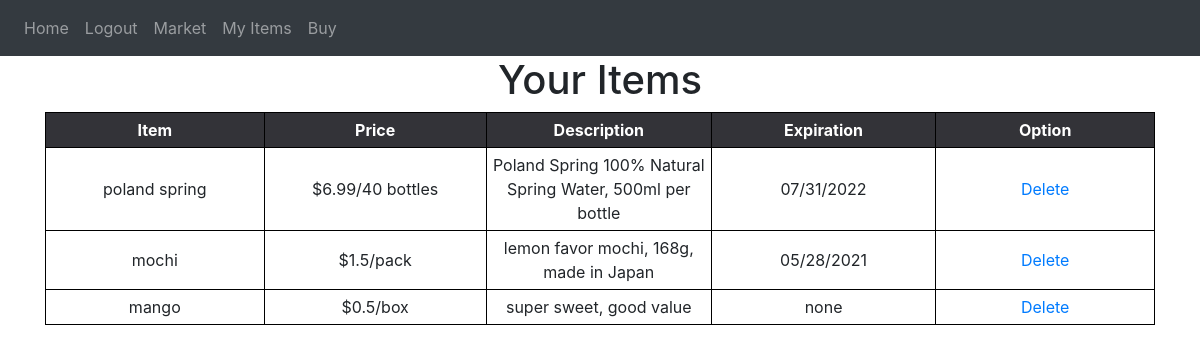
Screenshot of /items (signed in) with the database file from the repository.
### website/models.py (models this page shows)
class Item(db.Model):
    id = db.Column(db.Integer, primary_key=True)
    food = db.Column(db.String(100))
    price = db.Column(db.String(30))
    description = db.Column(db.String(600))
    expiration = db.Column(db.String(30))
    user_name = db.Column(db.String(100), db.ForeignKey('user.user_name'))

### website/views.py (the view, shortened to what this page needs)
@views.route('/items', methods=['GET', 'POST'])
@login_required
def items():
    result = db.session.execute(
        'SELECT I.id, I.food, I.price, I.description, I.expiration, U.user_name, U.address, U.zipcode, U.phone, L.town, L.state FROM Location AS L JOIN User AS U JOIN Item AS I WHERE U.zipcode = L.zipcode AND I.user_name = U.user_name')
    my_stuff = Item.query.filter_by(user_name=current_user.user_name)
    return render_template("items.html", user=current_user, seller=result, my_stuff=my_stuff)

### website/__init__.py (called while the page is built)
def create_app():
    app = Flask(__name__)
    app.config['SECRET_KEY'] = 'slkdjfdkjfh'
    app.config['SQLALCHEMY_DATABASE_URI'] = f'sqlite:///{DB_NAME}'
    db.init_app(app)
    from .views import views
    from .auth import auth
    app.register_blueprint(views, url_prefix='/')
    app.register_blueprint(auth, url_prefix='/')
    from .models import User, Item, Buyer, Seller, Cart, Location
    create_database(app)
    login_manager = LoginManager()
    login_manager.login_view = 'auth.login'
    login_manager.init_app(app)
    @login_manager.user_loader
    def load_user(id): #okay, we do it by username, right, since we can search both tables
        return User.query.get(int(id))  # look for user based on id
    return app

### website/templates/items.html (shortened to what this page needs)
{% extends "base.html" %}
{% block content %}
<div class="myitems">
    <h1 style="text-align: center">Your Items</h1>
    <table>
        <tr>
            <th>Item</th>
            <th>Price</th>
            <th>Description</th>
            <th>Expiration</th>
            <th>Option</th>
        </tr>
        {% for stuff in my_stuff %}
        <tr>
            <td>{{ stuff.food  }}</td>
            <td>{{ stuff.price  }}</td>
            <td>{{ stuff.description }}</td>
            <td>{{ stuff.expiration }}</td>
            <td>
                <a href="/delete/{{stuff.id}}">Delete</a>
            </td>
        </tr>
        {% endfor %}
    </table>
</div>
{% endblock %}

### website/static/lgin.css (style rules this page uses)
* { margin: 0; padding: 0; }
body { background: #e9eaea; font-family: roboto; user-select: none; }

### website/static/style.css (style rules this page uses)
body { font-family: "Open Sans", sans-serif; overflow-x: hidden; color: #444444; background-color: white; }
a { color: #2487ce; }
h1, h2, h3, h4, h5, h6 { font-family: "Poppins", sans-serif; }

### website/templates/items.html (style rules this page uses)
table { border-collapse: collapse; }
th { background-color:#333338; Color:white; }
th, td { width:250px; text-align:center; border:1px solid black; padding:5px }

### rows the page displays
Item: food "poland spring", price "$6.99/40 bottles", description "Poland Spring 100% Natural Spring Water, 500ml per bottle", expiration "07/31/2022"
Item: food "mochi", price "$1.5/pack", description "lemon favor mochi, 168g, made in Japan", expiration "05/28/2021"
Item: food "mango", price "$0.5/box", description "super sweet, good value", expiration "none"
